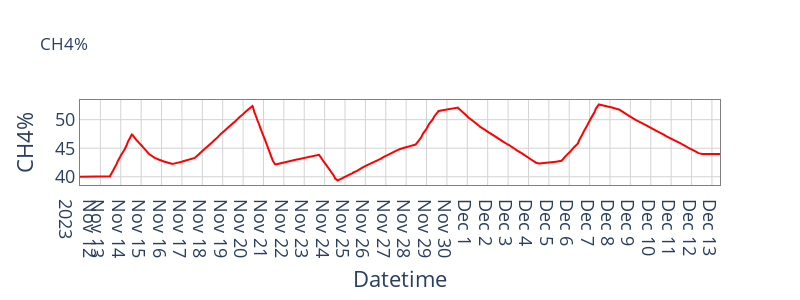
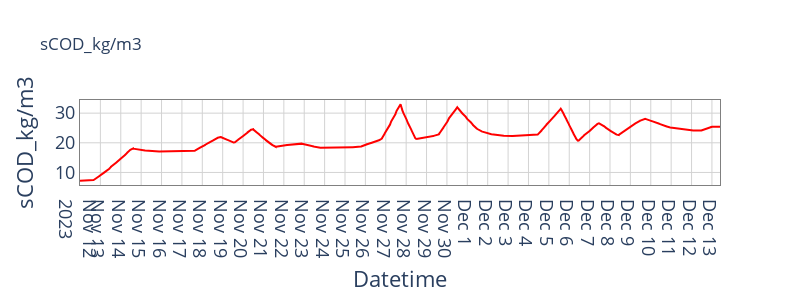
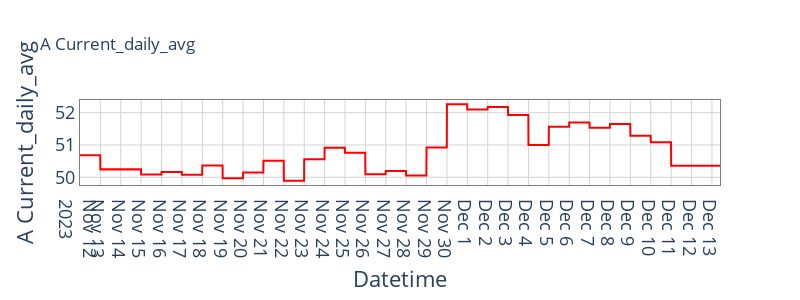

The notebook cell these images were saved under, in order:
### Markdown cell above
Data insepctions

### Code cell
joined_df = pd.read_csv('complete_data.csv')



joined_df.head()




joined_df.set_index('datetime', inplace=True)






joined_df_interpolated = joined_df.interpolate(method='linear')

# Apply backward fill
joined_df_interpolated_bfilled = joined_df_interpolated.bfill()

# Display the first few rows after processing to check for successful interpolation
joined_df_interpolated_bfilled.head()





dataset = joined_df_interpolated_bfilled
dataset.reset_index(inplace=True)

display(dataset.head())

fig = go.Figure()

fig.add_trace(go.Scatter(x= dataset['datetime'],
                         y= dataset['CO2'],
                         mode='lines',
                         line=dict(color='red'),
                         name='Interval Over Time'))

fig.update_layout(
    title="CH4%",
    xaxis_title="Datetime",
    yaxis_title="CH4%",
    xaxis_showgrid=True,
    yaxis_showgrid=True
)

apply_fig_format(fig, 800, 300)


fig = go.Figure()

fig.add_trace(go.Scatter(x= dataset['datetime'],
                         y= dataset['sCOD_kg/m3'],
                         mode='lines',
                         line=dict(color='red'),
                         name='Interval Over Time'))

fig.update_layout(
    title="sCOD_kg/m3",
    xaxis_title="Datetime",
    yaxis_title="sCOD_kg/m3",
    xaxis_showgrid=True,
    yaxis_showgrid=True
)

apply_fig_format(fig, 800, 300)



fig = go.Figure()

fig.add_trace(go.Scatter(x= dataset['datetime'],
                         y= dataset['A Current_daily_avg'],
                         mode='lines',
                         line=dict(color='red'),
                         name='A Current_daily_avg'))

fig.update_layout(
    title="A Current_daily_avg",
    xaxis_title="Datetime",
    yaxis_title="A Current_daily_avg",
    xaxis_showgrid=True,
    yaxis_showgrid=True
)

apply_fig_format(fig, 800, 300)


# dataset.to_csv('dataset.csv')

### Figure 1 — Plotly figure (JSON) as saved in the notebook; plotly's stock layout.template omitted (floating-point values rounded to 4 significant figures; data arrays with more than 128 entries replaced by an {"elided": "..."} marker saying what was removed)
{"data": [{"line": {"color": "red"}, "mode": "lines", "name": "Interval Over Time", "type": "scatter", "x": {"elided": "6245 str values"}, "y": {"elided": "6245 float values"}}], "layout": {"height": 300, "paper_bgcolor": "white", "plot_bgcolor": "white", "title": {"text": "CH4%"}, "width": 800, "xaxis": {"dtick": "D", "gridcolor": "lightgray", "linecolor": "gray", "linewidth": 1, "mirror": true, "showgrid": true, "showline": true, "tickfont": {"size": 18}, "title": {"font": {"size": 22}, "text": "Datetime"}}, "yaxis": {"gridcolor": "lightgray", "linecolor": "gray", "linewidth": 1, "mirror": true, "showgrid": true, "showline": true, "tickfont": {"size": 18}, "title": {"font": {"size": 22}, "text": "CH4%"}}}}

### Figure 2 — Plotly figure (JSON) as saved in the notebook; plotly's stock layout.template omitted (floating-point values rounded to 4 significant figures; data arrays with more than 128 entries replaced by an {"elided": "..."} marker saying what was removed)
{"data": [{"line": {"color": "red"}, "mode": "lines", "name": "Interval Over Time", "type": "scatter", "x": {"elided": "6245 str values"}, "y": {"elided": "6245 float values"}}], "layout": {"height": 300, "paper_bgcolor": "white", "plot_bgcolor": "white", "title": {"text": "sCOD_kg/m3"}, "width": 800, "xaxis": {"dtick": "D", "gridcolor": "lightgray", "linecolor": "gray", "linewidth": 1, "mirror": true, "showgrid": true, "showline": true, "tickfont": {"size": 18}, "title": {"font": {"size": 22}, "text": "Datetime"}}, "yaxis": {"gridcolor": "lightgray", "linecolor": "gray", "linewidth": 1, "mirror": true, "showgrid": true, "showline": true, "tickfont": {"size": 18}, "title": {"font": {"size": 22}, "text": "sCOD_kg/m3"}}}}

### Figure 3 — Plotly figure (JSON) as saved in the notebook; plotly's stock layout.template omitted (floating-point values rounded to 4 significant figures; data arrays with more than 128 entries replaced by an {"elided": "..."} marker saying what was removed)
{"data": [{"line": {"color": "red"}, "mode": "lines", "name": "A Current_daily_avg", "type": "scatter", "x": {"elided": "6245 str values"}, "y": {"elided": "6245 float values"}}], "layout": {"height": 300, "paper_bgcolor": "white", "plot_bgcolor": "white", "title": {"text": "A Current_daily_avg"}, "width": 800, "xaxis": {"dtick": "D", "gridcolor": "lightgray", "linecolor": "gray", "linewidth": 1, "mirror": true, "showgrid": true, "showline": true, "tickfont": {"size": 18}, "title": {"font": {"size": 22}, "text": "Datetime"}}, "yaxis": {"gridcolor": "lightgray", "linecolor": "gray", "linewidth": 1, "mirror": true, "showgrid": true, "showline": true, "tickfont": {"size": 18}, "title": {"font": {"size": 22}, "text": "A Current_daily_avg"}}}}
